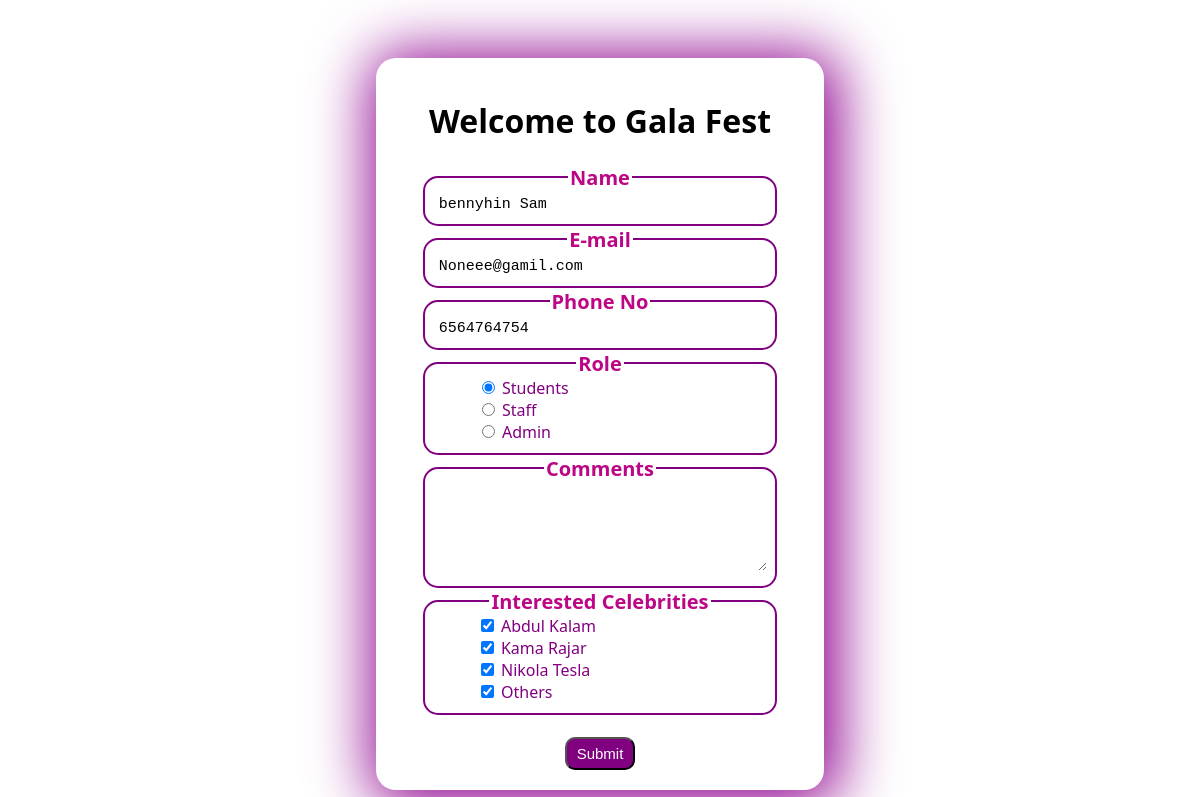
Screenshot of /update/6/ with the database file from the repository.
### crud_app/models.py (models this page shows)
class Register(models.Model):
    username = models.TextField(max_length=100)
    email = models.EmailField(null=True, blank=True)  # Allow null values
    phone = models.PositiveIntegerField()
    role = models.TextField()
    comments = models.TextField(null=True, blank=True, max_length=1000)  # Allow null values
    celebrities = models.TextField()

### crud_app/views.py (the view)
# urls.py: path('update/<int:record_id>/',views.update_record,name='update_record')
def update_record(request,record_id):
    record = get_object_or_404(Register, pk=record_id)
    if request.method == 'POST':
        form = RegisterForm(request.POST, instance=record)
        if form.is_valid():
            form.save()
            return redirect('read')
    else:
        form = RegisterForm(instance=record)
    return render(request,'update.html',{'user':record})

### crud_app/templates/update.html (shortened to what this page needs)
{% load static %}
<!DOCTYPE html>
<html>
<head>
    <link rel="stylesheet" type="text/css" href="{% static 'style.css' %}">
</head>
<body>
<div>
    <h1>Welcome to Gala Fest</h1>
    <form  method="post">
        <fieldset>
            <legend>Name</legend>
            <input type="text" name="username" id="name" value="{{user.username}}"><br>
        </fieldset>
        <fieldset>
            <legend>E-mail</legend>
            <input type="email" name="email" id="mail" value="{% if user.email == 'a@g.c' %}{% else %}{{ user.email }}{% endif %}">
        </fieldset>
        <fieldset>
            <legend>Phone No</legend>
            <input type="tel" name="phone" id="phone" value="{{user.phone}}"><br>
        </fieldset>
        <fieldset>
            <legend>Role</legend>
            <section id="roles">
            <input type="radio" name="role"  {% if user.role == 'student' %}checked{% endif %} id="student" value="student" name="role" >
            <label  for="student">Students</label><br>
            <input type="radio" {% if user.role == 'staff' %}checked{% endif %} name="role" value="staff" id="staff">
            <label for="staff">Staff</label><br>
            <input value="admin"  {% if user.role == 'admin' %}checked{% endif %} type="radio" name="role" id="admin">
            <label for="admin">Admin</label><br>
        </fieldset>
        <fieldset>
            <legend>Comments</legend>
            <textarea name="comments" id="comments" cols="40" rows="5">{{ user.comments }}</textarea>
        </fieldset>
        <fieldset>
            <legend>Interested Celebrities</legend>
            <section id="celebrity">
            <input value="Abdul Kalam" type="checkbox" name="celebrities" id="ak" {% if "Abdul Kalam" in user.celebrities %}checked{% endif %}>
            <label for="ak">Abdul Kalam</label><br>
            <input value="kamarajar"  type="checkbox" name="celebrities" id="kr" {% if "kamarajar" in user.celebrities %}checked{% endif %}>
            <label for="kr">Kama Rajar</label><br>
            <input value="nikola tesla"  type="checkbox" name="celebrities" id="nt" {% if "nikola tesla" in user.celebrities %}checked{% endif %}>
            <label for="nt">Nikola Tesla</label><br>
            <input value="others" type="checkbox" name="celebrities" id="others" {% if "others" in user.celebrities %}checked{% endif %}>
            <label for="others">Others</label><br>
            </section>
        </fieldset><br>
        <button type="submit">Submit</button>
    </form>
</div>
</body>
</html>

### crud_app/static/style.css (style rules this page uses)
div { margin-top: 50px; padding: 20px; text-align: center; box-shadow: 5px 5px 60px 10px rgb(144, 5, 144); border-radius: 20px; }
#roles,#celebrity { text-align: left; margin-left: 40px; }
body { font-family:'Segoe UI', Tahoma, Geneva, Verdana, sans-serif; display: flex; justify-content: center; align-items: center; }
fieldset { position: relative; left: 0; margin: auto; padding-top: 0; width: 80%; border-radius: 15px; border: 2px solid purple; }
input[type='text'], input[type="email"], input[type='tel'], textarea { width: 100%; outline: none; border: none; font-size: 15px; font-family: monospace; }
input[type='radio'] { text-align: left; }
form { position: relative; left: 0; margin: auto; }
legend { font-size: 20px; font-weight: bold; color: rgb(188, 6, 133); }
label { color: purple; }
button { padding: 6px; border-radius: 10px; background-color: purple; color: white; font-size: 15px; cursor: pointer; width: 70px; }

### rows the page displays
Register: username "bennyhin Sam", email "Noneee@gamil.com", phone "6564764754", role "☑ Students", role "☐ Staff", role "☐ Admin", celebrities "☑"
